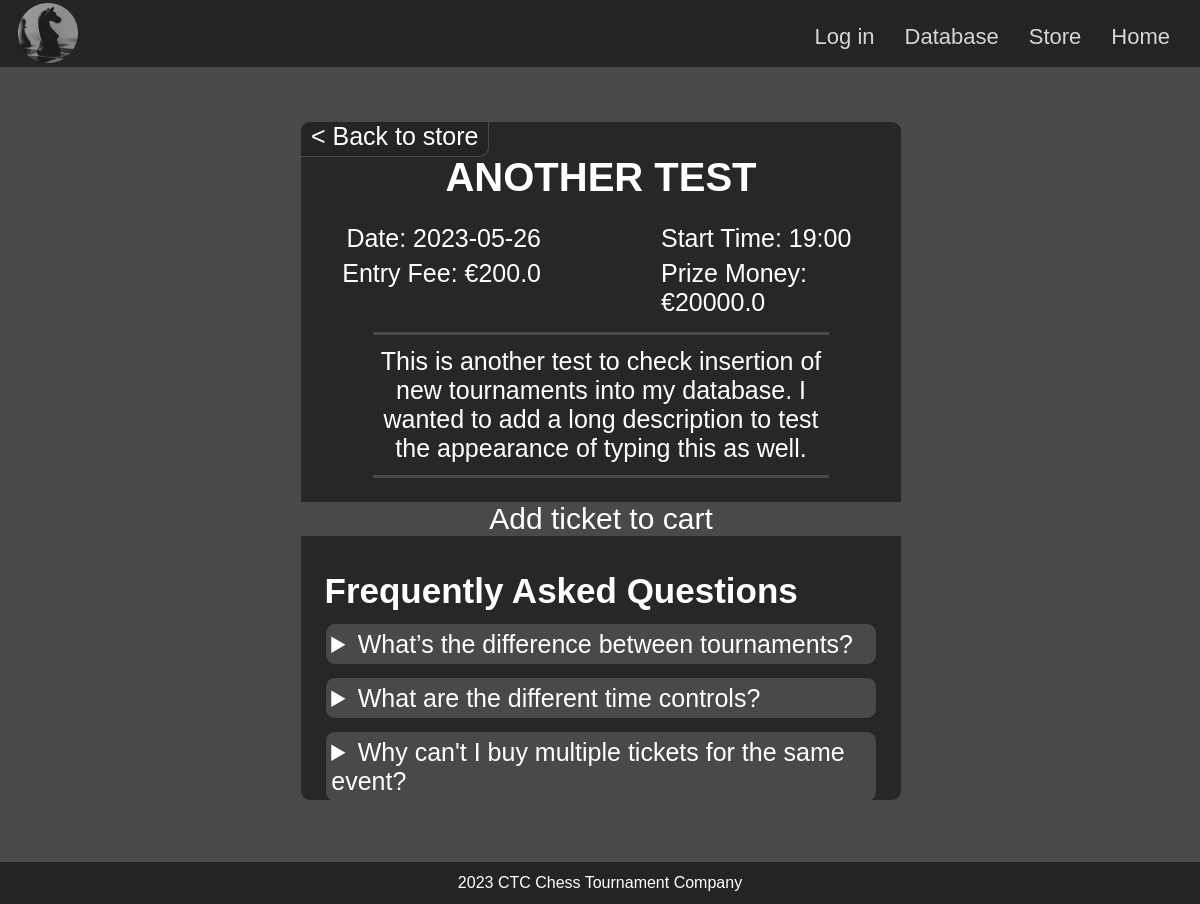
Screenshot of /tournament_details/12 with the database file from the repository.
### tables this page shows
CREATE TABLE tournaments
(
    tournament_id INTEGER PRIMARY KEY AUTOINCREMENT,
    name TEXT NOT NULL,
    date TEXT NOT NULL,
    start_time TEXT NOT NULL,
    entry_fee REAL NOT NULL,
    prize_money REAL NOT NULL,
    description TEXT NOT NULL,
    winner TEXT
);

### app.py (the view)
@app.route("/tournament_details/<int:tournament_id>")
def tournament_details(tournament_id):
    db = get_db()
    tournament = db.execute("""SELECT * FROM tournaments
                               WHERE tournament_id = ?;""", (tournament_id,)).fetchone()
    return render_template("tournament_details.html", tournament=tournament, title="Tournament Details - Chess Tournaments")

### app.py (called while the page is built)
@app.before_request
def logged_in_user():
    g.user = session.get("username", None)

### database.py (called while the page is built)
def get_db():
    if "db" not in g:
        g.db = sqlite3.connect(DATABASE,
            detect_types=sqlite3.PARSE_DECLTYPES
        )
        g.db.row_factory = sqlite3.Row
    return g.db

### templates/tournament_details.html (shortened to what this page needs)
{% extends "base.html" %}
{% block main_content %}
<section class="tournament_details">
    <h1>{{ tournament["name"] }}</h1>
    <p>Date: {{ tournament["date"] }}</p>
    <p>Start Time: {{ tournament["start_time"] }}</p>
    <p>Entry Fee: €{{ tournament["entry_fee"] }}</p>
    <p>Prize Money: €{{tournament["prize_money"]}}</p>
    <p>{{ tournament["description"] }}</p>
    <p>
        <a href="{{ url_for('add_to_cart', tournament_id=tournament['tournament_id']) }}">Add ticket to cart</a>
    </p>
    <a href="{{ url_for('store') }}" id="back_to_store"> &#60; Back to store</a>
    <section class="other_details">
        <h2 class="other_details">Frequently Asked Questions</h2>
        <details class="other_details">
            <summary>What&#8217;s the difference between tournaments?</summary>
        </details>
        <details class="other_details">
            <summary>What are the different time controls?</summary>
        </details>
        <details class="other_details">
            <summary>Why can't I buy multiple tickets for the same event?</summary>
        </details>
    </section>
</section>
{% endblock %}

### static/styles.css (style rules this page uses)
:root { --main-background-color: #242424; --secondary-color: #353535; --tertiary-color: #494949; --section-background: #242424e5; }
html { scroll-behavior: smooth; background-color: var(--main-background-color); background-image: url('background.jpg'); background-size: cover; background-attachment: fixed; height: 100%; }
body { background-color: var(--tertiary-color); background-image: url('background.jpg'); background-size: cover; background-attachment: fixed; margin: 0%; padding: 0%; display: grid; height: 100%; grid-template-columns: 1fr; grid-template-rows: auto; grid-template-areas: "header" "main" "footer"; font-family: Calibri, 'Trebuchet MS', sans-serif; }
a:link { text-decoration: none; color: #d6d6d6; }
h2 { font-size: 35px; }
#back_to_store { grid-area: back_to_store; font-size: 25px; text-align: center; position: absolute; padding: 0 10px 5px 10px; background-color: var(--section-background); border-radius: 10px 0px 10px 0px; border-right: 1px solid var(--tertiary-color); border-bottom: 1px solid var(--tertiary-color); color: #ffffff; }
section.tournament_details { background-color: var(--section-background); border: 1px solid var(--tertiary-color); border-radius: 10px; margin-left: 25%; margin-right: 25%; width: 50%; text-align: center; display: grid; grid-template-columns: 1fr 1fr; grid-template-rows: auto; grid-template-areas: "details_top details_top" "details_date details_time" "details_entry details_prize" "details_description details_description" "add_to_cart add_to_cart" "other other"; overflow-y: scroll; height: 75vh; }
section.tournament_details > h1 { grid-area: details_top; font-size: 40px; margin-bottom: 4%; }
section.tournament_details > :nth-child(2) { grid-area: details_date; margin-top: 0%; text-align: right; margin-right: 20%; }
section.tournament_details > :nth-child(3) { grid-area: details_time; margin-bottom: 2%; text-align: left; margin-left: 20%; }
section.tournament_details > :nth-child(4) { grid-area: details_entry; margin-top: 0%; text-align: right; margin-right: 20%; }
section.tournament_details > :nth-child(5) { grid-area: details_prize; margin-bottom: 2%; text-align: left; margin-left: 20%; margin-bottom: 5%; }
section.tournament_details > :nth-child(6) { grid-area: details_description; margin: 0 12% 4% 12%; text-align: center; border-top: 3px solid var(--tertiary-color); padding-top: 2%; border-bottom: 3px solid var(--tertiary-color); padding-bottom: 2%; }
section.tournament_details > :nth-child(7) { grid-area: add_to_cart; font-size: 30px; background-color: var(--tertiary-color); margin-bottom: 2%; }
section.tournament_details > :nth-child(7) > a { color: #ffffff; }
section.tournament_details > p { margin-top: 0%; margin-bottom: 1%; font-size: 25px; }
.other_details { grid-area: other; text-align: left; margin: 2%; }
summary { background-color: var(--tertiary-color); font-size: 25px; }
details { background-color: var(--tertiary-color); border: #242424 1px solid; border-radius: 10px; padding: 1%; }

### rows the page displays
tournaments: name "ANOTHER TEST", date "2023-05-26", start_time "19:00", entry_fee "200.0", prize_money "20000.0", description "This is another test to check insertion of new tournaments into my database. I wanted to add a long description to test the appearance of typing this as well."
